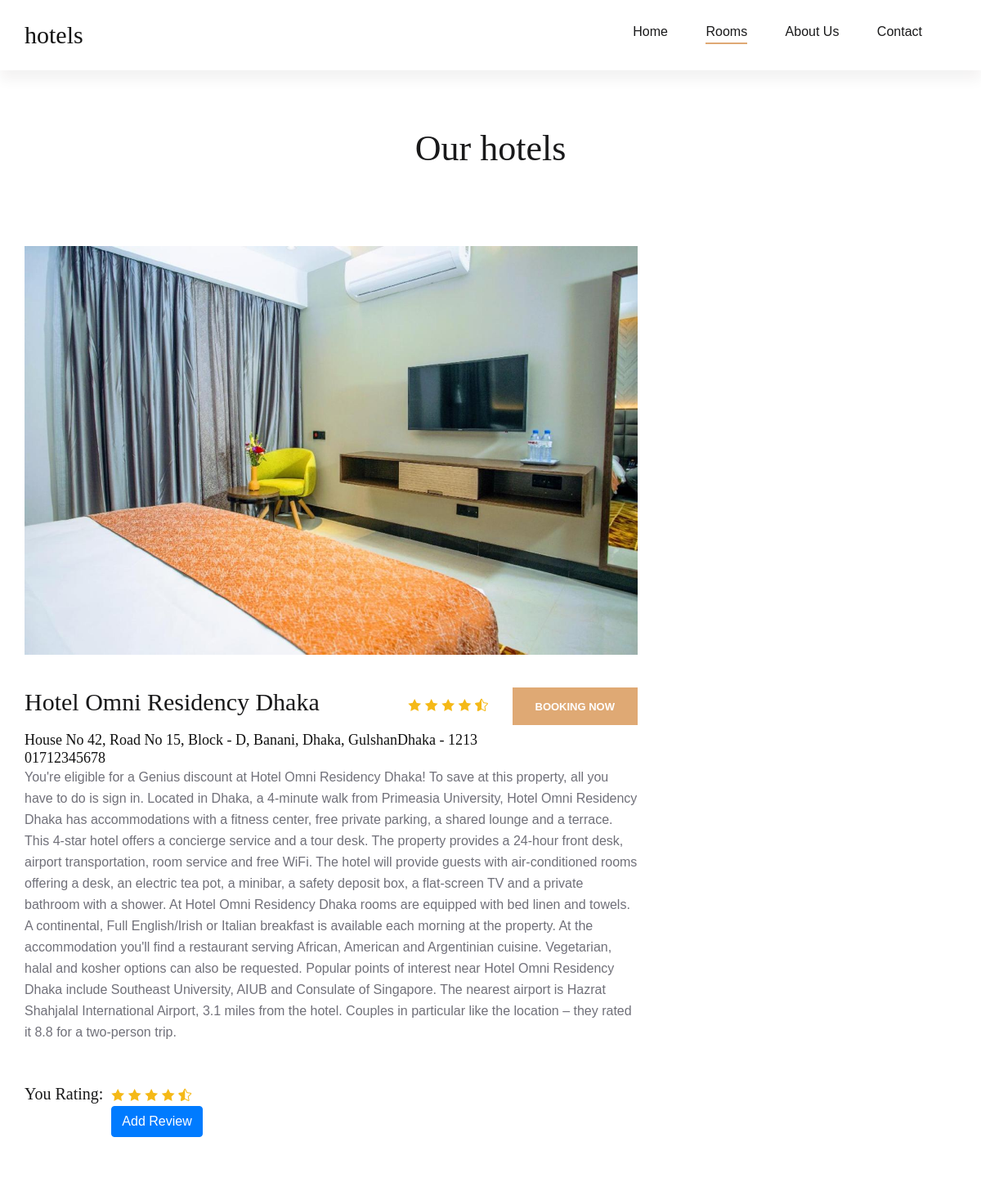
Page /hotel_pages/details/2/ (upper part) on the earlier database version.
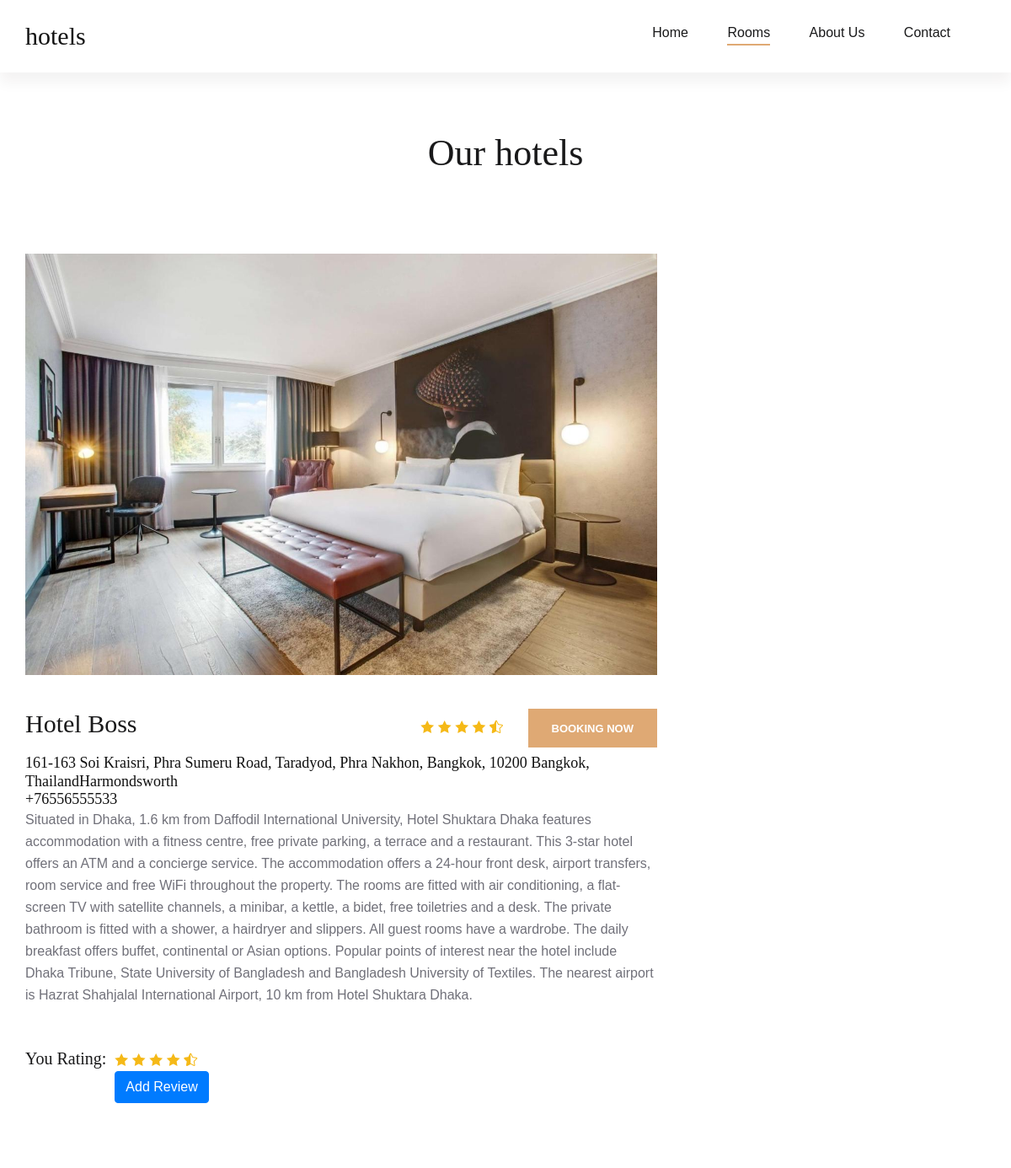
Same page on the later database version.
### hotel_pages/models.py (models this page shows, shortened)
class Hotel(models.Model):
    Name = models.CharField(max_length=200)
    Address = models.CharField(max_length=200)
    City = models.CharField(max_length=200)
    Country = models.CharField(max_length=200)
    PhoneNumber = models.CharField(max_length=12)
    description = models.TextField()
    image = models.ImageField(upload_to='hotel/images/')
    url = models.URLField(blank=True)

### hotel_pages/views.py (the view)
# urls.py: path('details/<int:hotel_id>/', views.details, name='details'),
def details(request, hotel_id):
    hotel_details = get_object_or_404(Hotel, pk=hotel_id)
    reviews = Review.objects.filter(hotel=hotel_details)
    return render(request, 'hotel_pages/details.html', {'Hotel': hotel_details, 'reviews': reviews})

### hotel_pages/templates/hotel_pages/details.html (shortened to what this page needs)
{% load static %}
<!DOCTYPE html>
<html lang="zxx">
  <head>
    <link rel="stylesheet" href=" {% static "css/bootstrap.min.css" %}"
    type="text/css" /> <link rel="stylesheet" href=" {% static
    "css/font-awesome.min.css" %}" type="text/css" /> <link rel="stylesheet"
    href=" {% static "css/elegant-icons.css" %}" type="text/css" /> <link
    rel="stylesheet" href="{% static "css/flaticon.css" %}" type="text/css" />
    <link rel="stylesheet" href=" {% static "css/owl.carousel.min.css" %}"
    type="text/css" /> <link rel="stylesheet" href=" {% static
    "css/nice-select.css" %}" type="text/css" /> <link rel="stylesheet" href="
    {% static "css/jquery-ui.min.css" %}" type="text/css" /> <link
    rel="stylesheet" href=" {% static "css/magnific-popup.css" %}"
    type="text/css" /> <link rel="stylesheet" href=" {% static
    "css/slicknav.min.css" %}" type="text/css" /> <link rel="stylesheet" href="
    {% static "css/style.css" %}" type="text/css" />
  </head>
  <body>
    <header class="header-section header-normal">
      <div class="menu-item">
        <div class="container">
          <div class="row">
            <div class="col-lg-2">
              <div class="logo">
                <a href="./index.html">
                  <h3>hotels </h3>
                </a>
              </div>
            </div>
            <div class="col-lg-10">
              <div class="nav-menu">
                <nav class="mainmenu">
                  <ul>
                    <li><a href=" {% static "./index.html" %}">Home</a></li>
                    <li class="active"><a href=" {% static "./rooms.html" %}">Rooms</a></li>
                    <li><a href=" {% static "./about-us.html" %}">About Us</a></li>
                    <li><a href=" {% static "./contact.html" %}">Contact</a></li>
                  </ul>
                </nav>
              </div>
            </div>
          </div>
        </div>
      </div>
    </header>
    <div class="breadcrumb-section">
      <div class="container">
        <div class="row">
          <div class="col-lg-12">
            <div class="breadcrumb-text">
              <h2>Our hotels</h2>
            </div>
          </div>
        </div>
      </div>
    </div>
    <section class="room-details-section spad">
      <div class="container">
        <div class="row">
          <div class="col-lg-8">
            <div class="room-details-item">
              <img src=" {{Hotel.image.url}}" alt="" />
              <div class="rd-text">
                <div class="rd-title">
                  <h3>{{Hotel.Name}}</h3>
                  <div class="rdt-right">
                    <div class="rating">
                      <i class="icon_star"></i>
                      <i class="icon_star"></i>
                      <i class="icon_star"></i>
                      <i class="icon_star"></i>
                      <i class="icon_star-half_alt"></i>
                    </div>
                    <a href="#">Booking Now</a>
                  </div>
                </div>
                <h5>{{Hotel.Address}}{{Hotel.City}}</h5>
                <h5>{{Hotel.PhoneNumber}}</h5>
                <p class="f-para">
                  {{Hotel.description}}
                </p>
              </div>
            </div>
            <div class="review-add">
              <form action="#" class="ra-form">
                <div class="row">
                  <div class="col-lg-12">
                    <div>
                      <h5>You Rating:</h5>
                      <div class="rating">
                        <i class="icon_star"></i>
                        <i class="icon_star"></i>
                        <i class="icon_star"></i>
                        <i class="icon_star"></i>
                        <i class="icon_star-half_alt"></i>
                      </div>
                    </div>
                    <a href="{% url 'create_review' Hotel.id %}" class='btn btn-primary'>Add Review </a>
                  </div>
                </div>
              </form>
            </div>
          </div>
        </div>
      </div>
    </section>
  </body>
</html>

Differences in the rows shown:
changed Hotel: image: a different picture; Name "Hotel Omni Residency Dhaka" → "Hotel Boss"; Address "House No 42, Road No 15, Block - D, Banani, Dhaka, Gulshan" → "161-163 Soi Kraisri, Phra Sumeru Road, Taradyod, Phra Nakhon, Bangkok, 10200 Bangkok, Thailand"; City "Dhaka - 1213" → "Harmondsworth"; PhoneNumber "01712345678" → "+76556555533"; description "You're eligible for a Genius discount at Hotel Omni Residency Dhaka! To save at this property, all you have to do is sign in. Located in Dhaka, a 4-minute walk from Primeasia University, Hotel Omni Residency Dhaka has accommodations with a fitness center, free private parking, a shared lounge and a terrace. This 4-star hotel offers a concierge service and a tour desk. The property provides a 24-hour front desk, airport transportation, room service and free WiFi. The hotel will provide guests with air-conditioned rooms offering a desk, an electric tea pot, a minibar, a safety deposit box, a flat-screen TV and a private bathroom with a shower. At Hotel Omni Residency Dhaka rooms are equipped…" → "Situated in Dhaka, 1.6 km from Daffodil International University, Hotel Shuktara Dhaka features accommodation with a fitness centre, free private parking, a terrace and a restaurant. This 3-star hotel offers an ATM and a concierge service. The accommodation offers a 24-hour front desk, airport transfers, room service and free WiFi throughout the property. The rooms are fitted with air conditioning, a flat-screen TV with satellite channels, a minibar, a kettle, a bidet, free toiletries and a desk. The private bathroom is fitted with a shower, a hairdryer and slippers. All guest rooms have a wardrobe. The daily breakfast offers buffet, continental or Asian options. Popular points of interest…"
